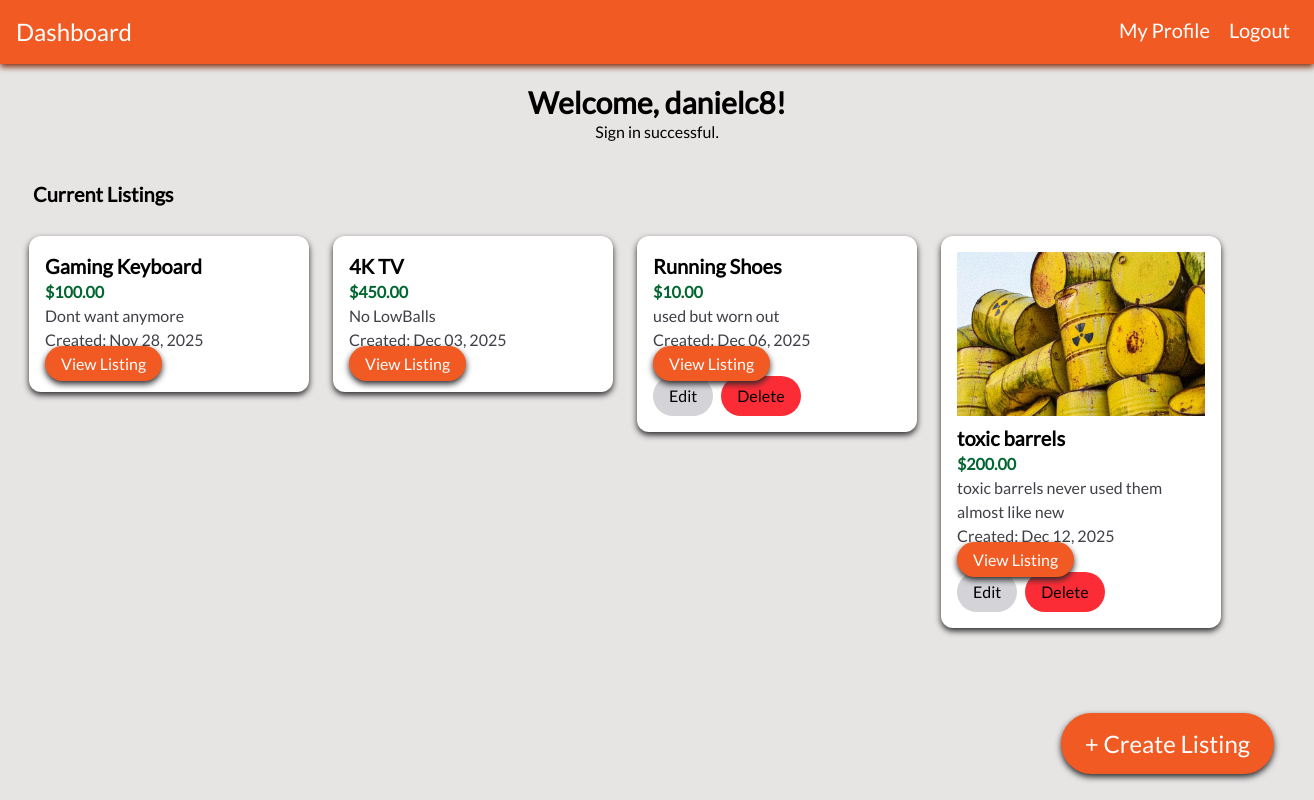
Screenshot of /dashboard/ (signed in) with the database file from the repository.
### market_App/models.py (models this page shows, shortened)
class Listings(models.Model):
    user = models.ForeignKey(Student, on_delete=models.CASCADE, related_name="listings")
    name = models.CharField(max_length=50)
    description = models.TextField(blank=True)
    price = models.DecimalField(max_digits=5, decimal_places=2, null=True, blank=True)
    creation_Date = models.DateTimeField(auto_now_add=True)
    image = models.ImageField(
        upload_to='listing_images/',
        blank=True,
        null=True,
    )

### market_App/views.py (the view)
# urls.py: path('dashboard/', views.dashboard, name='dashboard'),
@login_required
def dashboard(request):
    listings = Listings.objects.all()
    return render(request, 'mainPage.html', {
        'listings': listings
    })

### market_App/templates/mainPage.html (shortened to what this page needs)
<!DOCTYPE html>
<html lang="en">
<head>
    <link href="../static/output.css" rel="stylesheet" type="text/css">
</head>
<body class="flex flex-col items-center bg-stone-200 font-lato w-screen h-screen">
<nav class="flex flex-row align-center w-screen bg-utrgv-orange drop-shadow-md drop-shadow-orange-900 p-4">
    <a class="text-2xl text-white" href="#">Dashboard</a>
    <div class="ms-auto">
        <a href="{% url 'profile' %}" class="text-xl text-white pr-2 pl-2">My Profile</a>
        <a href="{% url 'logout' %}" class="text-xl text-white pr-2 pl-2">Logout</a>
    </div>
</nav>
<div class="container py-5">
    <div class="text-center mb-5">
    <h1 class="text-3xl font-bold">Welcome, {{ user.username }}!</h1>
    <p class="text-muted">Sign in successful.</p>
</div>
<h3 class="text-xl font-semibold p-4">Current Listings</h3>
<div class="flex flex-row">
        {% for product in listings %}
        <div class="col-12 col-sm-6 col-lg-4 col-xl-3">
            <div class="bg-white p-4 m-3 w-70 rounded-xl flex flex-col drop-shadow-md drop-shadow-zinc-800">
                <div class="card-body">
                    {% if product.image %}
                    <img src="{{ product.image.url }}" class="img-fluid mb-2" alt="{{ product.name }}">
                    {% endif %}
                    <h5 class="text-xl font-bold">{{ product.name }}</h5>
                    {% if product.price %}
                    <p class="font-bold text-green-800">${{ product.price }}</p>
                    {% endif %}
                    <p class="text-zinc-700">{{ product.description|truncatewords:15 }}</p>
                    <p class="text-zinc-700">
                        Created: {{ product.creation_Date|date:"M d, Y" }}
                    </p>
                    <a href="{% url 'view_listing' product.pk %}"
                       class="mt-2 inline-block text-center bg-utrgv-orange text-white pt-2 pb-2 pl-4 pr-4 rounded-4xl drop-shadow-md drop-shadow-zinc-800">
                         View Listing
                    </a>
                    {% if product.user == request.user.student %}
                     <div class="flex flex-row items-center">
                        <a href="{% url 'edit_listing' product.pk %}" class="button w-100px bg-zinc-300 mr-1 pt-2 pb-2 pl-4 pr-4 rounded-4xl">
                            Edit
                        </a>
                        <a href="{% url 'delete_listing' product.pk %}" class="button w-100px bg-red-500 ml-1 pt-2 pb-2 pl-4 pr-4 rounded-4xl">
                            Delete
                        </a>
                     </div>
                    {% endif %}
                </div>
            </div>
        </div>
        {% empty %}
            <p class="text-muted">There are no listings yet.</p>
        {% endfor %}
    </div>
</div>
<div class="fixed bottom-0 right-0 mb-10 mr-10">
    <div class="d-flex justify-content-start">
        <a href="{% url 'create_listing' %}" class="button text-2xl text-white bg-utrgv-orange pt-4 pb-4 pl-6 pr-6 rounded-4xl drop-shadow-md drop-shadow-zinc-800">
            + Create Listing
        </a>
    </div>
</div>
</body>
</html>

### rows the page displays
Listings: name "Gaming Keyboard", price "100.00", description "Dont want anymore", creation_Date "Nov 28, 2025"
Listings: name "4K TV", price "450.00", description "No LowBalls", creation_Date "Dec 03, 2025"
Listings: name "Running Shoes", price "10.00", description "used but worn out", creation_Date "Dec 06, 2025", shows "Edit"
Listings: image (picture), name "toxic barrels", price "200.00", description "toxic barrels never used them almost like new", creation_Date "Dec 12, 2025", shows "Edit"

### other values shown
{{ user.username }} "danielc8"
